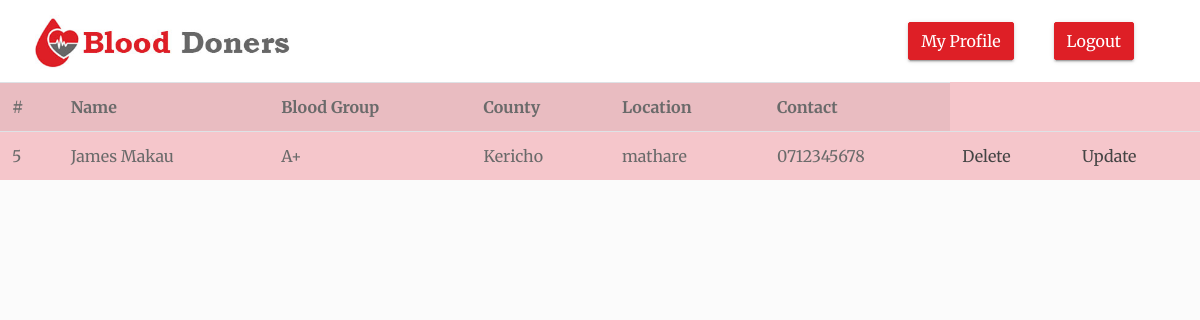
/profile.php (signed in), run on the app's committed database.
### tables this page shows
CREATE TABLE `users` (
  `id` int(255) NOT NULL,
  `name` varchar(255) NOT NULL,
  `email` varchar(255) NOT NULL,
  `pnumber` varchar(255) NOT NULL,
  `county` varchar(255) NOT NULL,
  `location` varchar(255) NOT NULL,
  `bloodgroup` varchar(255) NOT NULL,
  `password` varchar(255) NOT NULL
);

### profile.php (the view, shortened to what this page needs)
<!doctype html>
<html lang="en">
<head>
    <link rel="stylesheet" href="assets/css/bootstrap.min.css">
    <link rel="stylesheet" href="assets/css/fontawsom-all.min.css">
    <link rel="stylesheet" href="assets/plugins/grid-gallery/css/grid-gallery.min.css">
    <link rel="stylesheet" type="text/css" href="assets/css/style.css" />
</head>
<body>
	 <header class="continer-fluid ">
            <div id="menu-jk" class="header-bottom">
                <div class="container">
                    <div class="row nav-row">
                        <div class="col-md-3 logo">
                            <img src="assets/images/logo.jpg" alt="">
                        </div>
                        <div class="col-md-9 nav-col">
                            <nav class="navbar navbar-expand-lg navbar-light">
                                <div class="collapse navbar-collapse" id="navbarNav">
                                    <ul class="navbar-nav">
                                      <li class="nav-item">
                                             <a class="btn btn-success  " href="profile.php" role="button" >My Profile</a>
                                         </li>
                                        <li class="nav-item">
                                             <a class="btn btn-success  " href="logout.php" role="button" > Logout</a>
                                         </li>
                                    </ul>
                                </div>
                            </nav>
                        </div>
                    </div>
                </div>
            </div>
        </header>
<table class="table table-danger table-striped">
    <tr>
        <th>#</th>
        <th>Name</th>
        <th>Blood Group</th>
        <th>County</th>
        <th>Location</th>
        <th>Contact</th>
    </tr>
    <?php
    require_once 'connection.php';
    $select_products = "SELECT * FROM `users` where email = '{$_SESSION['email']}'";
    $products = mysqli_query($conn, $select_products);
    while ($row = mysqli_fetch_assoc($products)){
        $id = $row['id'];
        $name = $row['name'];
        $bloodgroup = $row['bloodgroup'];
        $county = $row['county'];
        $location = $row['location'];
        $pnumber = $row['pnumber'];
        echo "<tr>
             <td>$id</td>
             <td>$name</td>
             <td>$bloodgroup</td>
             <td>$county</td>
             <td>$location</td>
             <td>$pnumber</td>
             <td><a href='delete.php?my_id=$id'>Delete</a> </td>
             <td><a href='update.php?my_id=$id&my_name=$name&my_county=$county&my_location=$location&my_pnumber=$pnumber'>Update</a> </td>
             </tr>";
            }
    ?>
</table>
</body>
</html>

### assets/css/style.css (style rules this page uses)
* { margin: 0px; padding: 0px; list-style: none; }
img { max-width: 100%; }
a { text-decoration: none; outline: none; color: #444; }
ul { margin-bottom: 0; padding-left: 0; }
html, body { height: 100%; }
::placeholder { color: #747f8a !important; font-size: 13px; opacity: .5 !important; }
body { background-color: #f1f1f145 !important; font-family: 'Merriweather', serif; color: #6A6A6A; overflow-x: hidden; }
.btn-success { background-color: #de1f26; border-color: #de1f26; }
.btn { box-shadow: 0 3px 1px -2px rgba(0, 0, 0, 0.2), 0 2px 2px 0 rgba(0, 0, 0, 0.14), 0 1px 5px 0 rgba(0, 0, 0, 0.12); border-radius: 2px; }
.container { max-width: 1170px; }
html { scroll-behavior: smooth; }
header { box-shadow: 0 2px 5px 0 rgba(0, 0, 0, 0.16), 0 2px 10px 0 rgba(0, 0, 0, 0.12); }
header .header-bottom { background-color: #FFF; }
header .header-bottom .navbar { float: right; }
header .header-bottom img { margin-top: 15px; }
header .nav-col .navbar-nav li { padding: 14px 20px; font-weight: 600; }

### data on the page
users: id "5", name "James Makau", bloodgroup "A+", county "Kericho", location "mathare", pnumber "0712345678"
